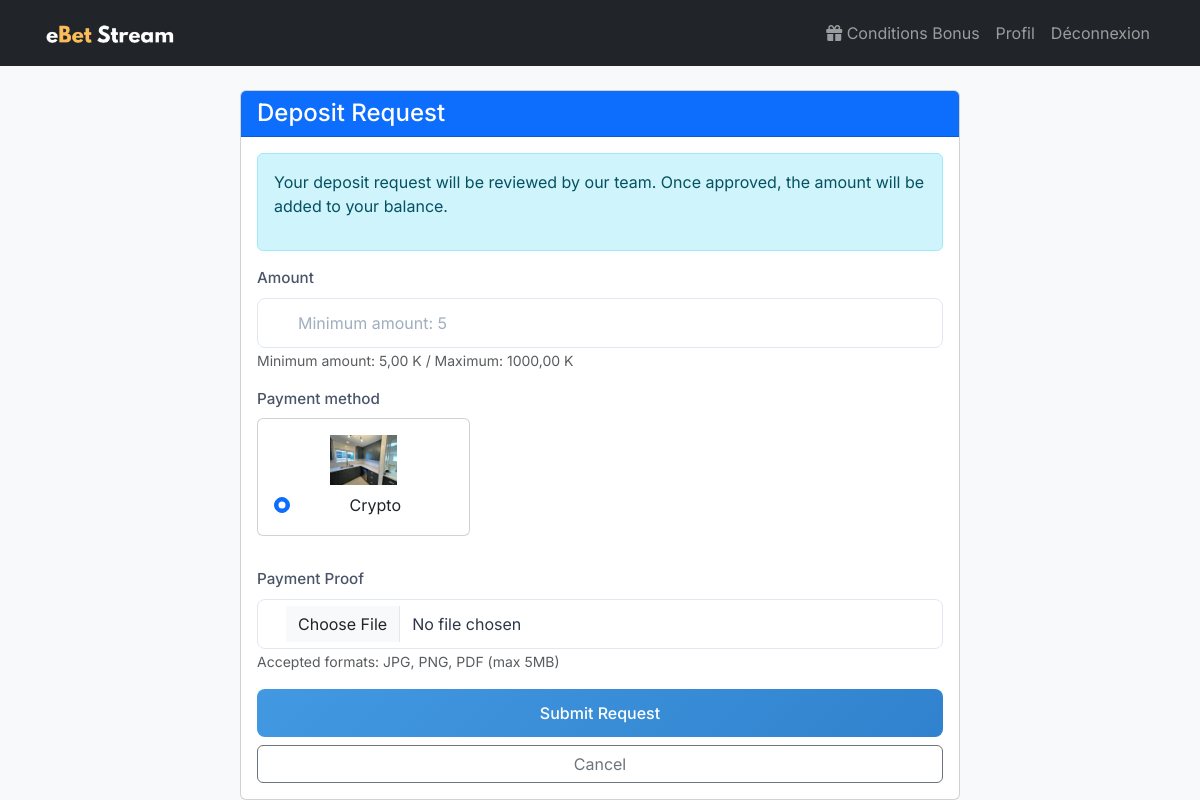
Screenshot of /users/deposit-request/ (signed in) with the database file from the repository.
### users/models.py (models this page shows, shortened)
class PaymentMethod(models.Model):
    name = models.CharField(max_length=100, verbose_name="Nom")
    description = models.TextField(blank=True, verbose_name="Description")
    logo = models.ImageField(upload_to='payment_methods/', null=True, blank=True, verbose_name="Logo")
    is_active = models.BooleanField(default=True, verbose_name="Actif")
    min_amount = models.DecimalField(max_digits=10, decimal_places=2, default=5.00, verbose_name="Montant minimum")
    max_amount = models.DecimalField(max_digits=10, decimal_places=2, default=1000.00, verbose_name="Montant maximum")
    fee_percentage = models.DecimalField(max_digits=5, decimal_places=2, default=0.00, verbose_name="Frais (%)")
    processing_time = models.CharField(max_length=100, blank=True, verbose_name="Temps de traitement")
    class Meta:
        verbose_name = "Méthode de paiement"
        verbose_name_plural = "Méthodes de paiement"
        ordering = ['name']

### users/views.py (the view, shortened to what this page needs)
# urls.py: path('deposit-request/', views.DepositRequestView.as_view(), name='deposit_request'),
class DepositRequestView(generic.CreateView):
    model = DepositRequest
    form_class = DepositRequestForm
    template_name = 'users/deposit_request.html'
    success_url = reverse_lazy('users:profile')
    def dispatch(self, request, *args, **kwargs):
        if not request.user.is_authenticated:
            messages.warning(request, 'Please log in to make a deposit request.')
            return redirect('users:login')
        return super().dispatch(request, *args, **kwargs)
    def get_context_data(self, **kwargs):
        context = super().get_context_data(**kwargs)
        context['payment_methods'] = PaymentMethod.objects.filter(is_active=True)
        if context['payment_methods'].exists():
            context['min_amount'] = min([method.min_amount for method in context['payment_methods']])
            context['max_amount'] = max([method.max_amount for method in context['payment_methods']])
        else:
            context['min_amount'] = 5
            context['max_amount'] = 1000
        return context

### users/forms.py (shortened to what this page needs)
class DepositRequestForm(forms.ModelForm):
    amount = forms.DecimalField(
        min_value=5,
        max_value=1000,
        decimal_places=2,
        widget=forms.NumberInput(attrs={'placeholder': 'Minimum amount: 5'})
    )
    payment_method = forms.ModelChoiceField(
        queryset=PaymentMethod.objects.filter(is_active=True),
        empty_label=None,
        widget=forms.RadioSelect
    )
    proof_of_payment = forms.ImageField(
        required=False,
        label="Payment Proof",
        help_text="Attach a screenshot or photo of your payment proof"
    )
    class Meta:
        model = DepositRequest
        fields = ['amount', 'payment_method', 'proof_of_payment']

### users/templates/users/deposit_request.html (shortened to what this page needs)
{% extends 'users/base.html' %}
{% load widget_tweaks %}
{% block content %}
<div class="container">
    <div class="row justify-content-center">
        <div class="col-md-8">
            <div class="card">
                <div class="card-header bg-primary text-white">
                    <h4 class="mb-0">Deposit Request</h4>
                </div>
                <div class="card-body">
                    <form method="post" enctype="multipart/form-data">
                        <div class="alert alert-info">
                            <p>Your deposit request will be reviewed by our team. Once approved, the amount will be added to your balance.</p>
                        </div>
                        <div class="mb-3">
                            <label for="{{ form.amount.id_for_label }}" class="form-label">{{ form.amount.label }}</label>
                            {{ form.amount|add_class:"form-control" }}
                            <small class="text-muted">Minimum amount: {{ min_amount }} K / Maximum: {{ max_amount }} K</small>
                        </div>
                        <div class="mb-3">
                            <label class="form-label">{{ form.payment_method.label }}</label>
                            <div class="row">
                                {% for method in payment_methods %}
                                <div class="col-md-4 mb-3">
                                    <div class="card h-100">
                                        <div class="card-body text-center">
                                            {% if method.logo %}
                                            <img src="{{ method.logo.url }}" alt="{{ method.name }}" class="img-fluid mb-2" style="max-height: 50px;">
                                            {% endif %}
                                            <div class="form-check">
                                                <input class="form-check-input" type="radio" name="{{ form.payment_method.name }}" id="payment_method_{{ method.id }}" value="{{ method.id }}" {% if forloop.first %}checked{% endif %}>
                                                <label class="form-check-label" for="payment_method_{{ method.id }}">
                                                    {{ method.name }}
                                                </label>
                                            </div>
                                        </div>
                                    </div>
                                </div>
                                {% endfor %}
                            </div>
                        </div>
                        <div class="mb-3">
                            <label for="{{ form.proof_of_payment.id_for_label }}" class="form-label">{{ form.proof_of_payment.label }}</label>
                            {{ form.proof_of_payment|add_class:"form-control" }}
                            <small class="text-muted">Accepted formats: JPG, PNG, PDF (max 5MB)</small>
                        </div>
                        <div class="d-grid gap-2">
                            <button type="submit" class="btn btn-primary">Submit Request</button>
                            <a href="{% url 'users:profile' %}" class="btn btn-outline-secondary">Cancel</a>
                        </div>
                    </form>
                </div>
            </div>
        </div>
    </div>
</div>
{% endblock %}

### users/templates/users/base.html (style rules this page uses)
body { font-family: "Inter", sans-serif; }
.form-label { display: block; margin-bottom: 0.5rem; color: #4a5568; font-weight: 500; font-size: 0.95rem; }
.form-control { width: 100%; padding: 0.75rem 1rem 0.75rem 2.5rem; font-size: 1rem; line-height: 1.5; color: #2d3748; background-color: #fff; border: 1px solid #e2e8f0; border-radius: 8px; transition: border-color 0.2s ease, box-shadow 0.2s ease; }
.form-control::placeholder { color: #a0aec0; }
.btn-primary { background: linear-gradient(135deg, #4299e1 0%, #3182ce 100%); border: none; padding: 0.75rem 1.5rem; font-weight: 500; border-radius: 8px; transition: transform 0.2s ease, box-shadow 0.2s ease; }

### rows the page displays
PaymentMethod: min_amount "5,00", max_amount "1000,00", logo (picture), name "Crypto"
